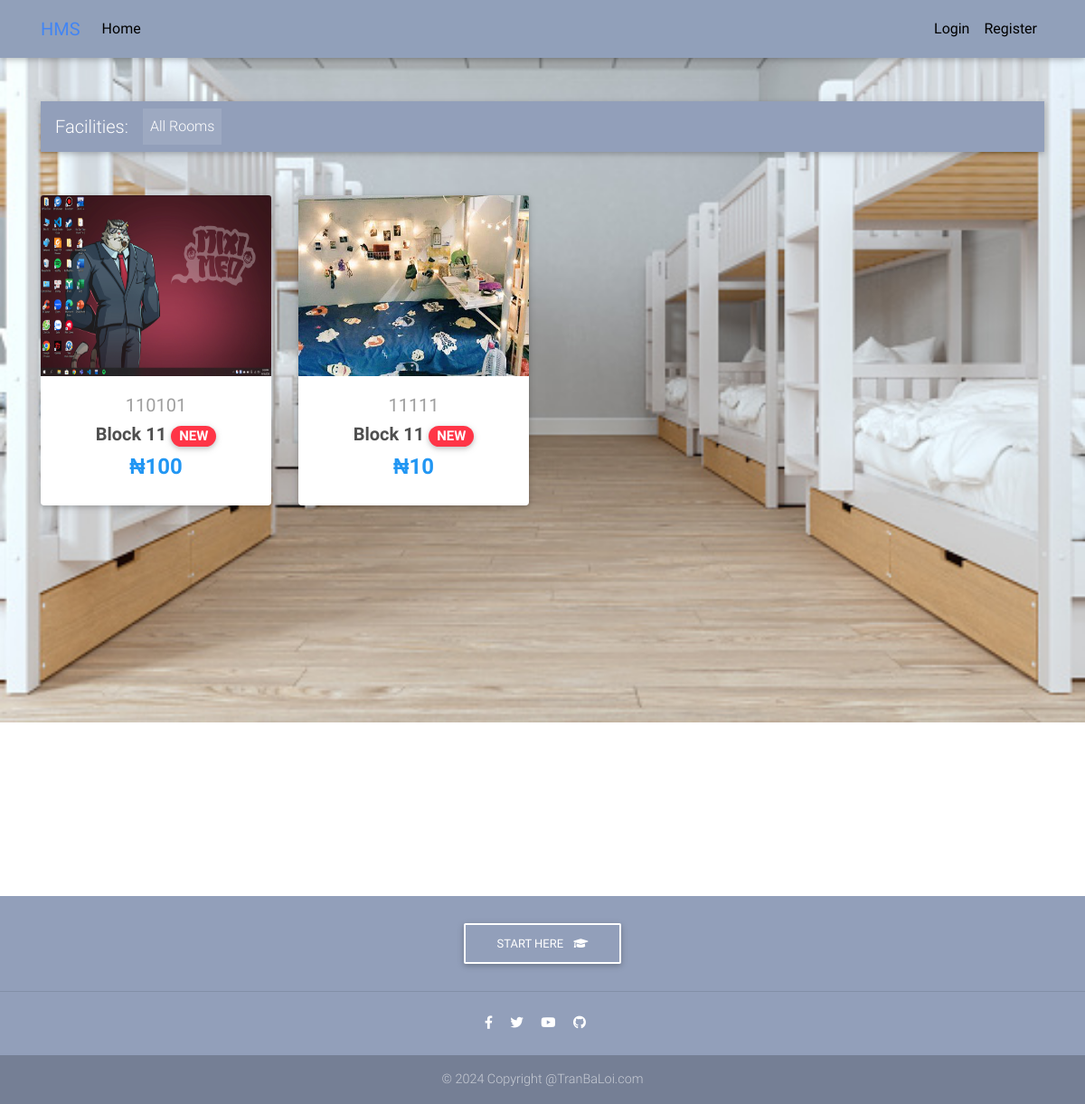
Screenshot of /rooms with the database file from the repository.
### app_core/models.py (models this page shows, shortened)
class Rooms(models.Model):
    block = models.ForeignKey(Block, on_delete=models.CASCADE)
    room_name = models.CharField(max_length=50, null=True)
    room_tag = models.CharField(max_length=10, default="NEW")
    description = models.TextField()
    condition = models.TextField()
    charge = models.IntegerField()
    slot_available = models.IntegerField(default=10) # tối đa 10 giường
    is_available = models.BooleanField(default=True)
    image1 = models.ImageField(upload_to="photos")
    image2 = models.ImageField(upload_to="photos")
    image3 = models.ImageField(upload_to="photos")
    created_at = models.DateTimeField(auto_now = True)
    updated_at = models.DateTimeField(auto_now_add = True)
    def admin_photo(self):
        return mark_safe('<img src ="{}" width = 100 />'.format(self.image1.url))
    admin_photo.short_description = "Image"
    admin_photo.allow_tag = True

class Block(models.Model):
    house_manager = models.ForeignKey(House_Manager, on_delete = models.CASCADE)
    block_name = models.CharField(max_length = 50)
    created_at = models.DateTimeField(auto_now = True)
    updated_at = models.DateTimeField(auto_now_add = True)

### app_core/views.py (the view)
# urls.py: path("rooms", view_rooms, name="view-rooms"),
def view_rooms(request):
    rooms = Rooms.objects.all()
    context = {"rooms":rooms}
    return render(request, "view_rooms.html", context)

### templates/view_rooms.html (shortened to what this page needs)
{% extends 'base.html' %}
{% block content %}
<br><br><br><br>
<main>
    <div class="container">
    <nav class="navbar navbar-expand-lg navbar-dark mdb-color lighten-3 mt-3 mb-5">
        <span class="navbar-brand">Facilities:</span>
        <div class="collapse navbar-collapse" id="basicExampleNav">
        <ul class="navbar-nav mr-auto">
            <li class="nav-item active">
                <a class="nav-link" href="">All Rooms</a>
            </li>
        </ul>
        </div>
    </nav>
    <section class="text-center mb-4">
        <div class="row wow fadeIn">
        {% for room in rooms %}
        <div class="col-lg-3 col-md-6 mb-4">
            <div class="card">
            <div class="view overlay">
                <img src="{{room.image1.url}}" class="card-img-top" alt="" style="height:200px;">
            </div>
            <div class="card-body text-center">
                <a href="" class="grey-text">
                <h5>{{room.room_name}}</h5>
                </a>
                <h5>
                <strong>
                    <a href="" class="dark-grey-text">Block {{room.block.block_name}}
                    <span class="badge badge-pill danger-color">{{room.room_tag}}</span>
                    </a>
                </strong>
                </h5>
                <h4 class="font-weight-bold blue-text">
                    <strong>₦{{room.charge}}</strong>
                </h4>
            </div>
            </div>
        </div>
        {% endfor %}
        </div>
    </section>
    </div>
</main>
<br><br><br><br><br><br><br><br><br><br><br><br><br><br><br>
{% endblock content %}

### templates/base.html (style rules this page uses)
html, body, header, .carousel { height: 60vh; }

### rows the page displays
Rooms: image1 (picture), room_name "110101", block.block_name "11", room_tag "NEW", charge "100"
Rooms: image1 (picture), room_name "11111", block.block_name "11", room_tag "NEW", charge "10"
